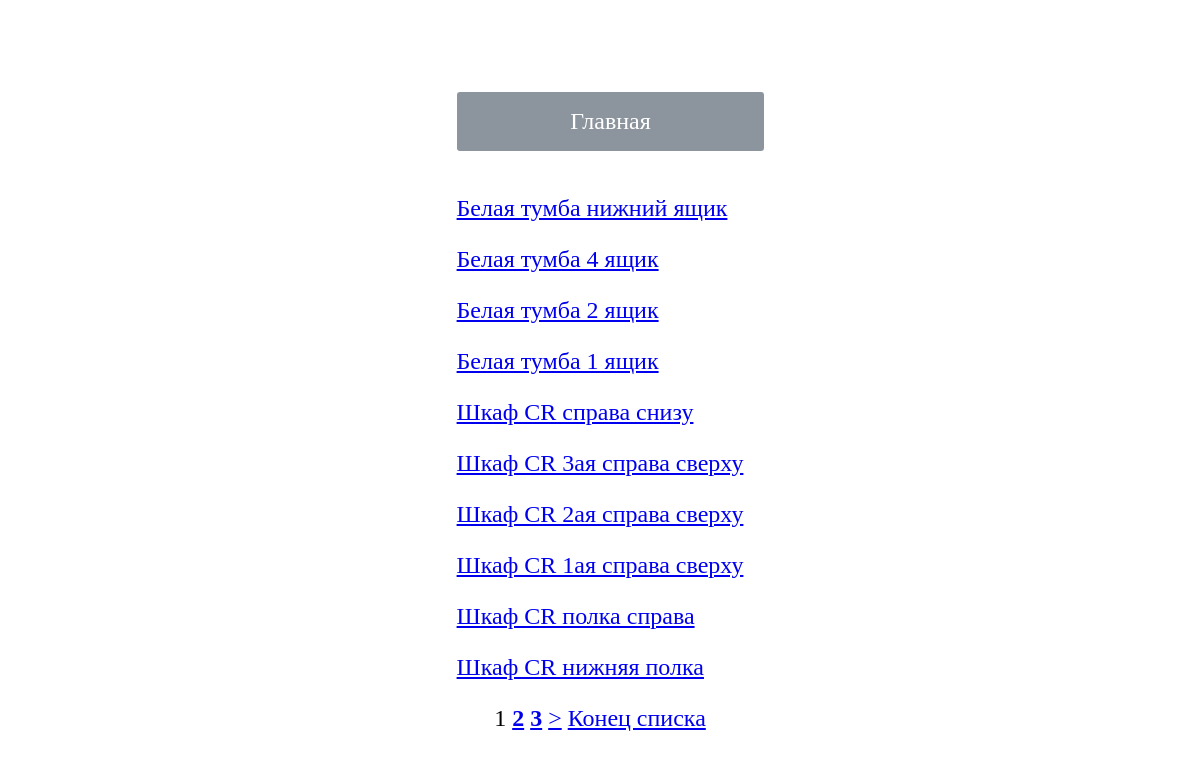
The app's page /inventory/location-list/, older data.
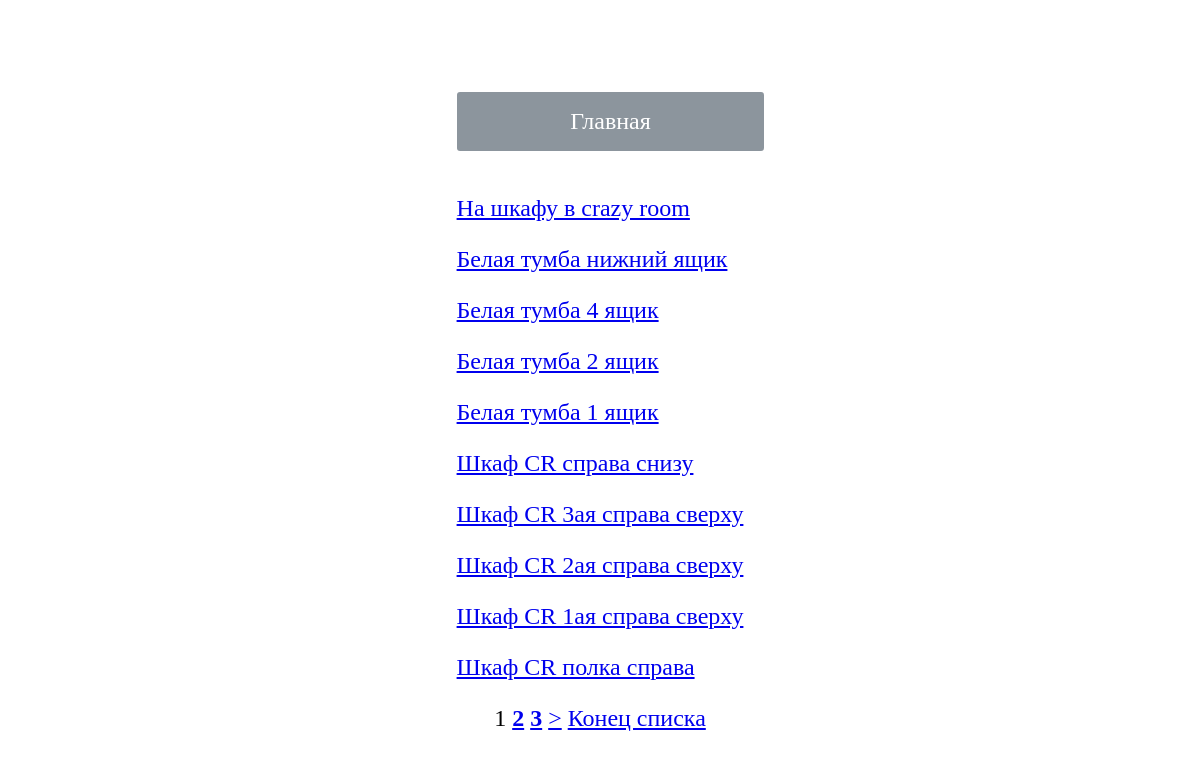
The same page, newer data.
### inventory_items/models.py (models this page shows, shortened)
class LocationModel(models.Model):
    name = models.CharField(max_length=30,
                            verbose_name="Название места",
                            blank=False,
                            null=False,
                            unique=True)
    class Meta:
        ordering = ["-id"]

### inventory_items/views.py (the view)
class LocationListView(ListView):
    model = LocationModel
    template_name = 'inventory_items/location_list.html'
    paginate_by = PAGINATION_VAR

### inventory_items/templates/inventory_items/location_list.html (shortened to what this page needs)
{% extends 'inventory_items/base.html' %}
{% block content %}
    {% for cat in object_list %}
        <p>
            <a href="{% url 'inventory:location-details' pk=cat.id %}">
                {% if cat.name %}
                    {{ cat.name }}
                {% elif cat.number %}
                    {{ cat.number }}
                {% else %}
                    НЕТ ДАННЫХ
                {% endif %}
            </a>
        </p>
    {% endfor %}
    <div class="pagination">
        {% for p_item in paginator.page_range %}
            {% if page_obj.number == p_item %}
                {{ p_item }}
            {% elif p_item >= page_obj.number|add:-2 and p_item <= page_obj.number|add:2 %}
                <a href="?page={{ p_item }}"><b>{{ p_item }}</b></a>
            {% endif %}
        {% endfor %}
        {% if page_obj.has_next %}
            <a href="?page={{ page_obj.next_page_number }}">&gt;</a>
            <a href="?page={{ paginator.page_range.stop|add:-1 }}">Конец списка</a>
        {% endif %}
    </div>
{% endblock content %}

Row changes from the older to the newer data that the page shows:
no longer on this page (row unchanged): LocationModel: name "Шкаф CR нижняя полка"
added LocationModel: name "На шкафу в crazy room"
